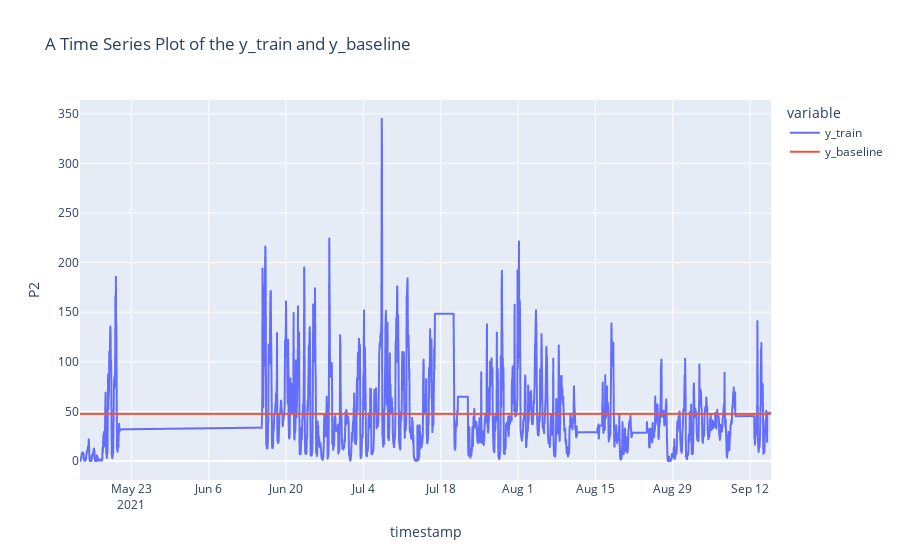

The notebook cell this image was saved under:
### Code cell
fig = px.line(y_baseline_df,labels={'value':'P2'},title='A Time Series Plot of the y_train and y_baseline')
fig.show();

### Figure 1 — Plotly figure (JSON) as saved in the notebook; plotly's stock layout.template omitted (floating-point values rounded to 4 significant figures; data arrays with more than 128 entries replaced by an {"elided": "..."} marker saying what was removed)
{"data": [{"hovertemplate": "variable=y_train<br>timestamp=%{x}<br>P2=%{y}<extra></extra>", "legendgroup": "y_train", "line": {"color": "#636efa", "dash": "solid"}, "marker": {"symbol": "circle"}, "mode": "lines", "name": "y_train", "showlegend": true, "type": "scattergl", "x": {"elided": "2390 str values"}, "xaxis": "x", "y": {"elided": "2390 float values"}, "yaxis": "y"}, {"hovertemplate": "variable=y_baseline<br>timestamp=%{x}<br>P2=%{y}<extra></extra>", "legendgroup": "y_baseline", "line": {"color": "#EF553B", "dash": "solid"}, "marker": {"symbol": "circle"}, "mode": "lines", "name": "y_baseline", "showlegend": true, "type": "scattergl", "x": {"elided": "2390 str values"}, "xaxis": "x", "y": {"elided": "2390 float values"}, "yaxis": "y"}], "layout": {"autosize": true, "legend": {"title": {"text": "variable"}, "tracegroupgap": 0}, "title": {"text": "A Time Series Plot of the y_train and y_baseline"}, "xaxis": {"anchor": "y", "autorange": true, "domain": [0, 1], "range": ["2021-05-13 17:00", "2021-09-15 19:00"], "title": {"text": "timestamp"}, "type": "date"}, "yaxis": {"anchor": "x", "autorange": true, "domain": [0, 1], "range": [-19.15, 363.9], "title": {"text": "P2"}, "type": "linear"}}}
